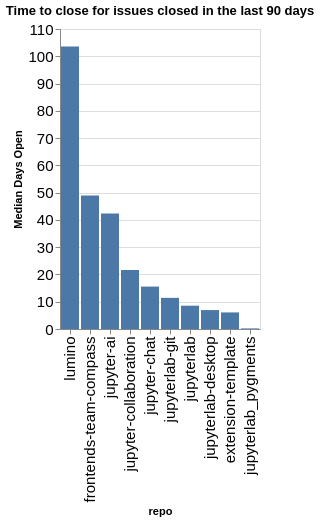

The cell this chart's notebook holds for it:
### Code cell
time_open = closed.groupby(['org', 'repo']).agg({'time_open': 'median'}).reset_index()
time_open['time_open'] = time_open['time_open'] / (60 * 60 * 24)
time_open['org/repo'] = time_open.apply(lambda a: a['org'] + '/' + a['repo'], axis=1)
sorted_vals = time_open.sort_values(['org', 'time_open'], ascending=False)['repo'].values
alt.Chart(data=time_open, title=f"Time to close for issues closed in the last {n_days} days").mark_bar().encode(
    x=alt.X('repo', sort=alt.Sort(sorted_vals.tolist())),
    y=alt.Y('time_open', title="Median Days Open"),
)

### Figure 1 — Vega-Lite specification as saved in the notebook (floating-point values rounded to 4 significant figures)
{"config": {"axisLeft": {"labelFontSize": 15}, "axisBottom": {"labelFontSize": 15}}, "data": {"name": "data-64145400be18708fe6e24b9e0f3d659c"}, "mark": {"type": "bar"}, "encoding": {"x": {"field": "repo", "sort": ["lumino", "frontends-team-compass", "jupyter-ai", "jupyter-collaboration", "jupyter-chat", "jupyterlab-git", "jupyterlab", "jupyterlab-desktop", "extension-template", "jupyterlab_pygments"], "type": "nominal"}, "y": {"field": "time_open", "title": "Median Days Open", "type": "quantitative"}}, "title": "Time to close for issues closed in the last 90 days", "$schema": "https://vega.github.io/schema/vega-lite/v5.20.1.json", "datasets": {"data-64145400be18708fe6e24b9e0f3d659c": [{"org": "jupyterlab", "repo": "extension-template", "time_open": 6.079, "org/repo": "jupyterlab/extension-template"}, {"org": "jupyterlab", "repo": "frontends-team-compass", "time_open": 48.91, "org/repo": "jupyterlab/frontends-team-compass"}, {"org": "jupyterlab", "repo": "jupyter-ai", "time_open": 42.32, "org/repo": "jupyterlab/jupyter-ai"}, {"org": "jupyterlab", "repo": "jupyter-chat", "time_open": 15.55, "org/repo": "jupyterlab/jupyter-chat"}, {"org": "jupyterlab", "repo": "jupyter-collaboration", "time_open": 21.6, "org/repo": "jupyterlab/jupyter-collaboration"}, {"org": "jupyterlab", "repo": "jupyterlab", "time_open": 8.54, "org/repo": "jupyterlab/jupyterlab"}, {"org": "jupyterlab", "repo": "jupyterlab-desktop", "time_open": 6.942, "org/repo": "jupyterlab/jupyterlab-desktop"}, {"org": "jupyterlab", "repo": "jupyterlab-git", "time_open": 11.42, "org/repo": "jupyterlab/jupyterlab-git"}, {"org": "jupyterlab", "repo": "jupyterlab_pygments", "time_open": 0.2235, "org/repo": "jupyterlab/jupyterlab_pygments"}, {"org": "jupyterlab", "repo": "lumino", "time_open": 103.6, "org/repo": "jupyterlab/lumino"}]}}
